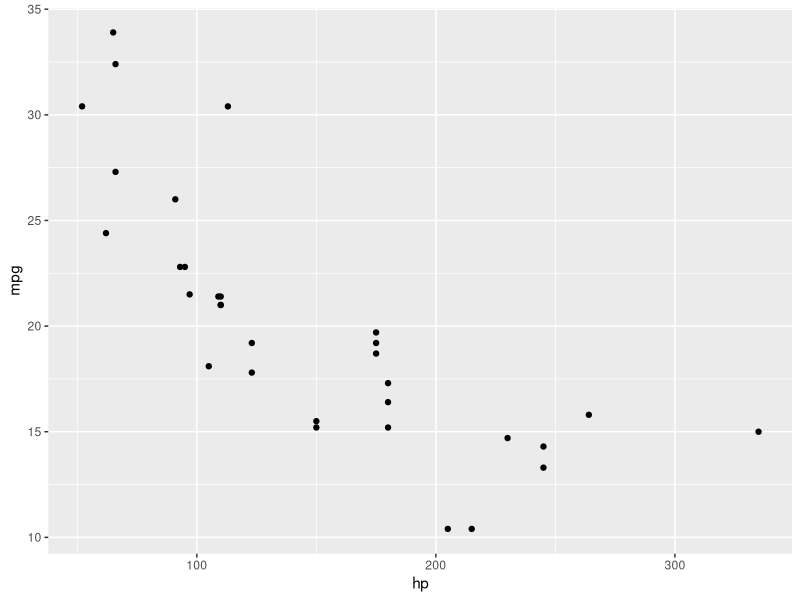
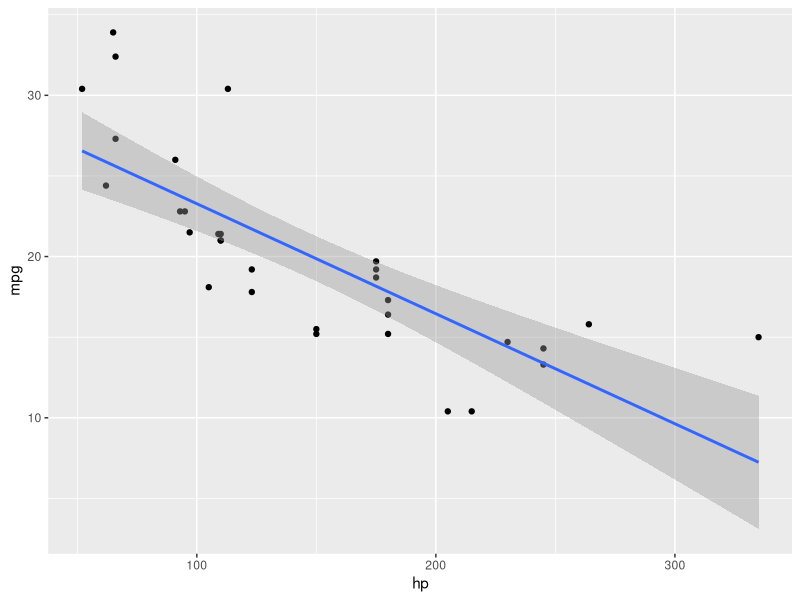
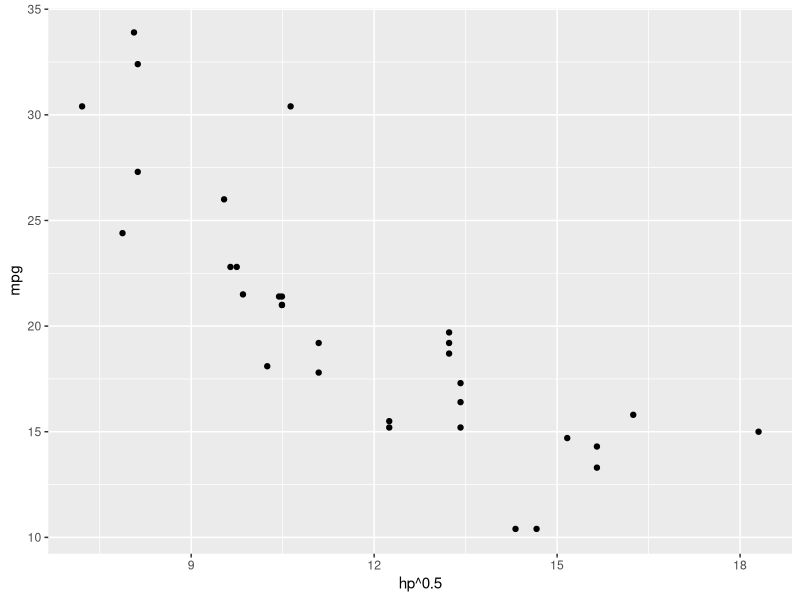
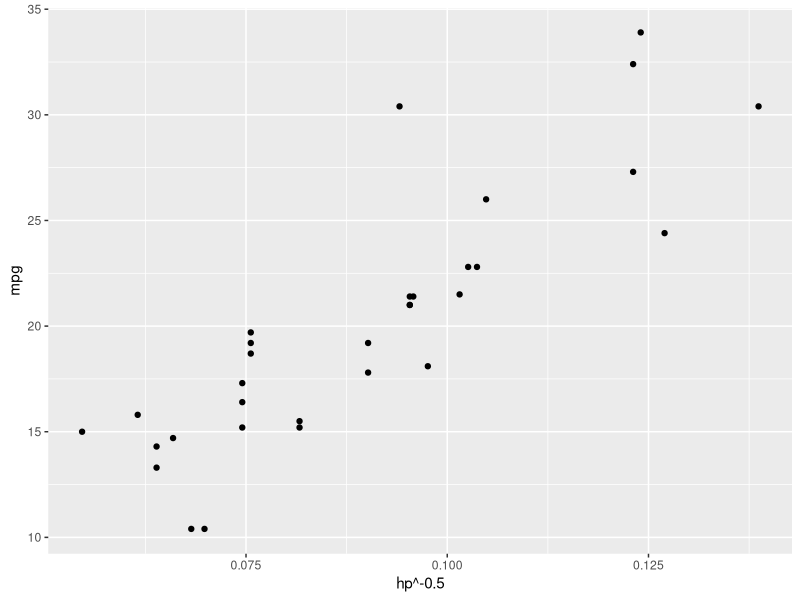
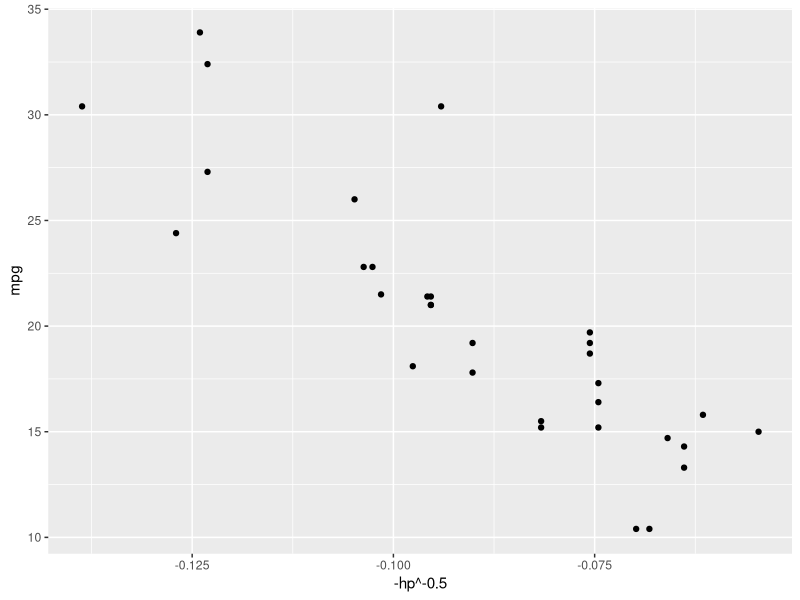
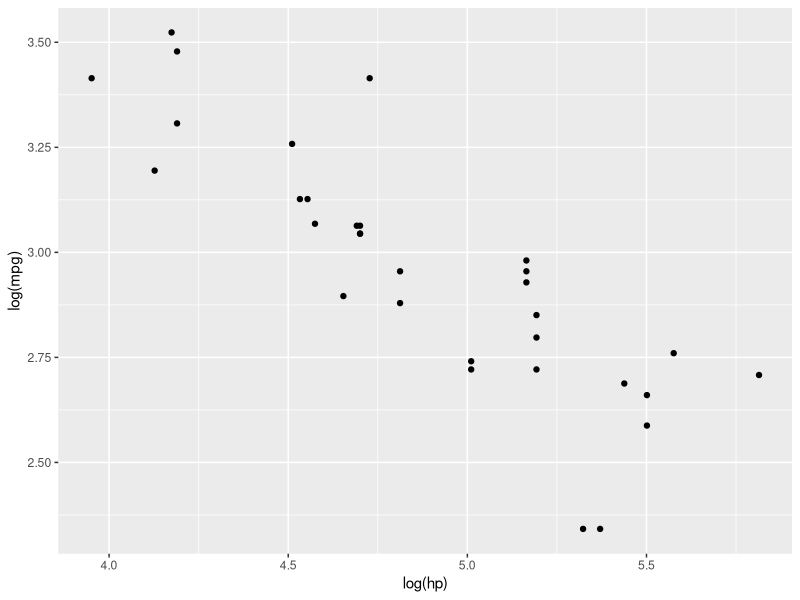

Write R code to recreate these figures, in order.
## ---- chunk 1
library(tidyverse)
data(mtcars)
ggplot(mtcars, aes(hp, mpg)) + geom_point()
## ---- chunk 2
ggplot(mtcars, aes(hp, mpg)) + geom_point() + geom_smooth(method = "lm")
## ---- chunk 3
ggplot(mtcars, aes(hp^0.5, mpg)) + geom_point()
ggplot(mtcars, aes(hp^-0.5, mpg)) + geom_point()
ggplot(mtcars, aes(-hp^-0.5, mpg)) + geom_point()
## ---- chunk 4
qplot(data = mtcars, x = log(hp), y = log(mpg))
## ---- chunk 5
fit3 <- lm(log(mpg)~log(hp), mtcars)
summary(fit3)
